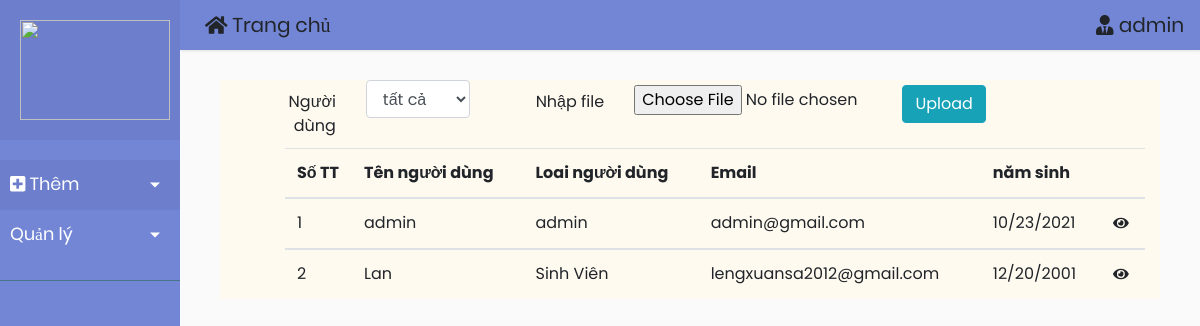
The app's page /admin/qlNguoidung.php with its own data.
### tables this page shows
CREATE TABLE IF NOT EXISTS `nguoidung` (
  `ma_nd` varchar(10) NOT NULL,
  `anh` varchar(500) DEFAULT NULL,
  `tai_khoan` varchar(100) DEFAULT NULL,
  `mat_khau` varchar(20) DEFAULT NULL,
  `ho_ten` varchar(100) DEFAULT NULL,
  `ngay_sinh` varchar(20) DEFAULT NULL,
  `gioi_tinh` varchar(10) DEFAULT NULL,
  `dia_chi` varchar(500) DEFAULT NULL,
  `email` varchar(30) DEFAULT NULL,
  `sdt` varchar(10) DEFAULT NULL,
  `ma_pl` varchar(10) DEFAULT NULL
);

CREATE TABLE IF NOT EXISTS `phanloai` (
  `ma_pl` varchar(10) NOT NULL,
  `ten_pl` varchar(100) DEFAULT NULL
);

### data_sv.php (called while the page is built, shortened)
<?php
	function laydata($sql){
		$conn=new mysqli(host,user,pass,data);
		mysqli_set_charset($conn,"utf8");
		$result=mysqli_query($conn,$sql);
		$data=[];
		while ($row=mysqli_fetch_array($result)) {
			$data[]=$row;
		}
		return $data;
	}
?>

### admin/qlNguoidung.php (the view, shortened to what this page needs)
<?php require_once('../data_sv.php')?>
<!DOCTYPE html>
<html>
<head>
	<?php require_once('khungtrang/link.php')?>
</head>
<body>
<div class="wrapper" style="position: absolute;position: absolute;top :0">
	<?php require_once('khungtrang/sidebar.php')?>
	<div id="content" style="width: 85%;">
		<nav class="navbar navbar-expand-lg " style="background-color: #7386D5;width: 100%;height: 50px;position: absolute;top:0;left:0">
			<div class="container-fluid">
				<div class="navbar-header" style="position: absolute;:left: 0;">
					<a class="navbar-brand" href="#"><i class="fas fa-home"></i> Trang chủ</a>
				</div>
				<div class="navbar-header" style="position: absolute;right: 0;">
					<a class="navbar-brand" href="#"><i class="fas fa-user-tie"></i> admin</a>
				</div>
			</div>
		</nav>
		<div class="than" style="width: 100%;height: auto; margin-top: 40px;">
			<div class="row">
				<div class="col-sm-3">
					<div class="row">
						<div class="col-sm-5" style="margin-top: 10px;text-align: right;">Người dùng</div>
						<div class="col-sm-7">
							<select class="form-control" aria-label="Default select example" id="bolocND" name="bolocND">
								<option value="1">tất cả</option>
							</select>
						</div>
					</div>
				</div>
				<div class="col-sm-7"><form id="upload_csv" method="post" enctype="multipart/form-data">
					<div class="row">
						<div class="col-sm-3" style="margin-top: 10px;text-align: right;">Nhập file</div>
						<div class="col-sm-6">
							<input type="file" name="employee_file" style="margin-top:5px;" id="employee_file" />
						</div>
						<div class="col-md-3">
                          <input type="submit" name="upload" id="upload" value="Upload" style="margin-top:5px;" class="btn btn-info" />
                     	</div>
					</div></form>
				</div>
			</div>
			<div class="container-fluid" style="margin-top: 10px;">
				<table class="table table-hover" id="table">
				    <thead>
				      <tr>
				        <th style="max-width: 40px;">Số TT</th>
				        <th>Tên người dùng</th>
				        <th>Loai người dùng</th>
				        <th>Email</th>
				        <th>năm sinh</th>
				        <th></th>
				      </tr>
				    </thead>
				    <?php
				    	$i=1;
				    	$sql= "select * from nguoidung,phanloai where nguoidung.ma_pl=phanloai.ma_pl";
				    	$data=laydata($sql);
				    	foreach($data as $nguoidung){
				    ?>
				    <tbody>
						<td style="min-width: 60px;"><?php echo $i++?></td>
						<td><?php echo $nguoidung['ho_ten']?></td>
						<td><?php echo $nguoidung['ten_pl']?></td>
						<td><?php echo $nguoidung['email']?></td>
						<td><?php echo $nguoidung['ngay_sinh']?></td>
						<td><a href="ctnguoidung.php?ma="><i class="fas fa-eye"></i></td>
					</tbody>
					<?php }?>
				</table>
			</div>
		</div>
	</div>
</div>
</body>
</html>

### admin/khungtrang/link.php (shortened to what this page needs)
<link rel="stylesheet" type="text/css" href="vendor/bootstrap/css/bootstrap.min.css">
<link rel="stylesheet" type="text/css" href="fonts/font-awesome-4.7.0/css/font-awesome.min.css">
<link rel="stylesheet" type="text/css" href="vendor/animate/animate.css">
<link rel="stylesheet" type="text/css" href="vendor/css-hamburgers/hamburgers.min.css">
<link rel="stylesheet" type="text/css" href="vendor/select2/select2.min.css">
<link rel="stylesheet" type="text/css" href="css/util.css">
<link rel="stylesheet" type="text/css" href="css/main.css">
<link rel="stylesheet" href="https://stackpath.bootstrapcdn.com/bootstrap/4.1.0/css/bootstrap.min.css">
<link rel="stylesheet" href="style2.css">
<link rel="stylesheet" href="https://cdnjs.cloudflare.com/ajax/libs/malihu-custom-scrollbar-plugin/3.1.5/jquery.mCustomScrollbar.min.css">

### admin/khungtrang/sidebar.php (shortened to what this page needs)
<nav id="sidebar" style="width: 15%;">
            <div class="sidebar-header" style="color: white;">
                <img src="logo.png" height="100px" width="150px">
            </div>
            <ul class="list-unstyled components">
                <li class="active">
                    <a href="#homeSubmenu" data-toggle="collapse" aria-expanded="false" class="dropdown-toggle"><i class="fas fa-plus-square"></i> Thêm</a>
                </li>
                <li>
                    <a href="#pageSubmenu" data-toggle="collapse" aria-expanded="false" class="dropdown-toggle">Quản lý</a>
                </li>
            </ul>
        </nav>

### admin/css/main.css (style rules this page uses)
* { margin: 0px; padding: 0px; box-sizing: border-box; }
body, html { height: 100%; font-family: Poppins-Regular, sans-serif; }
a { font-family: Poppins-Regular; font-size: 14px; line-height: 1.7; color: #666666; margin: 0px; transition: all 0.4s; -webkit-transition: all 0.4s; -o-transition: all 0.4s; -moz-transition: all 0.4s; }
ul, li { margin: 0px; list-style-type: none; }
input { outline: none; border: none; }

### admin/style2.css (style rules this page uses)
body { font-family: 'Poppins', sans-serif; background: #fafafa; }
a, a:hover, a:focus { color: inherit; text-decoration: none; transition: all 0.3s; }
.navbar { padding: 15px 10px; background: #fff; border: none; border-radius: 0; margin-bottom: 40px; box-shadow: 1px 1px 3px rgba(0, 0, 0, 0.1); }
.wrapper { display: flex; width: 100%; }
#sidebar { width: 250px; position: fixed; top: 0; left: 0; height: 100vh; z-index: 999; background: #7386D5; color: #fff; transition: all 0.3s; }
#sidebar .sidebar-header { padding: 20px; background: #6d7fcc; }
#sidebar ul.components { padding: 20px 0; border-bottom: 1px solid #47748b; }
#sidebar ul li a { padding: 10px; font-size: 1.1em; display: block; }
#sidebar ul li.active>a, a[aria-expanded="true"] { color: #fff; background: #6d7fcc; }
a[data-toggle="collapse"] { position: relative; }
.dropdown-toggle::after { display: block; position: absolute; top: 50%; right: 20px; transform: translateY(-50%); }
#content { width: calc(100% - 250px); padding: 40px; min-height: 100vh; transition: all 0.3s; position: absolute; top: 0; right: 0; }

### admin/qlNguoidung.php (style rules this page uses)
.than { width: 100%;height: auto; margin-top: 40px;background-color: #FFFAF0;padding-left: 50px; }

### records on screen
nguoidung: ho_ten "admin", ma_pl.ten_pl "admin", email "admin@gmail.com", ngay_sinh "10/23/2021"
nguoidung: ho_ten "Lan", ma_pl.ten_pl "Sinh Viên", email "lengxuansa2012@gmail.com", ngay_sinh "12/20/2001"
